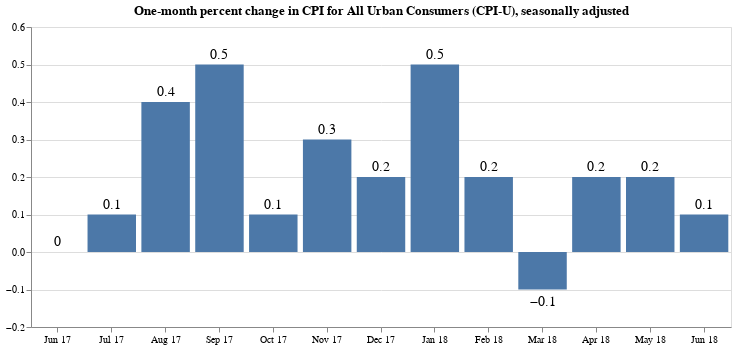

Source (notebook cell):
### Markdown cell above
Draw the chart.

### Code cell
base = alt.Chart(
    last_13, 
    title="One-month percent change in CPI for All Urban Consumers (CPI-U), seasonally adjusted"
).properties(width=700)

bars = base.mark_bar().encode(
    x=alt.X(
        "date:O",
        timeUnit="yearmonth",
        axis=alt.Axis(title=None, labelAngle=0, format="%b %y"),
    ),
    y=alt.Y(
        "pct_change_rounded:Q",
        axis=alt.Axis(title=None),
        scale=alt.Scale(domain=[
            last_13['pct_change'].min()-0.1,
            last_13['pct_change'].max()+0.05
        ])
    )
)

text = base.encode(
    x=alt.X("date:O", timeUnit="yearmonth"),
    y="pct_change_rounded:Q",
    text='pct_change_rounded'
)

textAbove = text.transform_filter(alt.datum.pct_change > 0).mark_text(
    align='center',
    baseline='middle',
    fontSize=14,
    dy=-10
)

textBelow = text.transform_filter(alt.datum.pct_change < 0).mark_text(
    align='center',
    baseline='middle',
    fontSize=14,
    dy=12
)

bars + textAbove + textBelow

### Figure 1 — Vega-Lite specification as saved in the notebook (floating-point values rounded to 4 significant figures)
{"$schema": "https://vega.github.io/schema/vega-lite/v2.6.0.json", "config": {"view": {"height": 300, "width": 400}}, "datasets": {"data-181eac889cce9857638254c57a59d956": [{"date": "2017-06-01T00:00:00", "pct_change": 0.04961, "pct_change_rounded": 0, "value": 244.0, "year": 2017}, {"date": "2017-07-01T00:00:00", "pct_change": 0.0836, "pct_change_rounded": 0.1, "value": 244.2, "year": 2017}, {"date": "2017-08-01T00:00:00", "pct_change": 0.4201, "pct_change_rounded": 0.4, "value": 245.3, "year": 2017}, {"date": "2017-09-01T00:00:00", "pct_change": 0.4607, "pct_change_rounded": 0.5, "value": 246.4, "year": 2017}, {"date": "2017-10-01T00:00:00", "pct_change": 0.07752, "pct_change_rounded": 0.1, "value": 246.6, "year": 2017}, {"date": "2017-11-01T00:00:00", "pct_change": 0.3358, "pct_change_rounded": 0.3, "value": 247.4, "year": 2017}, {"date": "2017-12-01T00:00:00", "pct_change": 0.2017, "pct_change_rounded": 0.2, "value": 247.9, "year": 2017}, {"date": "2018-01-01T00:00:00", "pct_change": 0.5385, "pct_change_rounded": 0.5, "value": 249.2, "year": 2018}, {"date": "2018-02-01T00:00:00", "pct_change": 0.1501, "pct_change_rounded": 0.2, "value": 249.6, "year": 2018}, {"date": "2018-03-01T00:00:00", "pct_change": -0.0629, "pct_change_rounded": -0.1, "value": 249.5, "year": 2018}, {"date": "2018-04-01T00:00:00", "pct_change": 0.2209, "pct_change_rounded": 0.2, "value": 250.0, "year": 2018}, {"date": "2018-05-01T00:00:00", "pct_change": 0.2088, "pct_change_rounded": 0.2, "value": 250.5, "year": 2018}, {"date": "2018-06-01T00:00:00", "pct_change": 0.1285, "pct_change_rounded": 0.1, "value": 250.9, "year": 2018}]}, "layer": [{"data": {"name": "data-181eac889cce9857638254c57a59d956"}, "encoding": {"x": {"axis": {"format": "%b %y", "labelAngle": 0, "title": null}, "field": "date", "timeUnit": "yearmonth", "type": "ordinal"}, "y": {"axis": {"title": null}, "field": "pct_change_rounded", "scale": {"domain": [-0.1629, 0.5885]}, "type": "quantitative"}}, "mark": "bar", "title": "One-month percent change in CPI for All Urban Consumers (CPI-U), seasonally adjusted", "width": 700}, {"data": {"name": "data-181eac889cce9857638254c57a59d956"}, "encoding": {"text": {"field": "pct_change_rounded", "type": "quantitative"}, "x": {"field": "date", "timeUnit": "yearmonth", "type": "ordinal"}, "y": {"field": "pct_change_rounded", "type": "quantitative"}}, "mark": {"align": "center", "baseline": "middle", "dy": -10, "fontSize": 14, "type": "text"}, "title": "One-month percent change in CPI for All Urban Consumers (CPI-U), seasonally adjusted", "transform": [{"filter": "(datum.pct_change > 0)"}], "width": 700}, {"data": {"name": "data-181eac889cce9857638254c57a59d956"}, "encoding": {"text": {"field": "pct_change_rounded", "type": "quantitative"}, "x": {"field": "date", "timeUnit": "yearmonth", "type": "ordinal"}, "y": {"field": "pct_change_rounded", "type": "quantitative"}}, "mark": {"align": "center", "baseline": "middle", "dy": 12, "fontSize": 14, "type": "text"}, "title": "One-month percent change in CPI for All Urban Consumers (CPI-U), seasonally adjusted", "transform": [{"filter": "(datum.pct_change < 0)"}], "width": 700}]}
